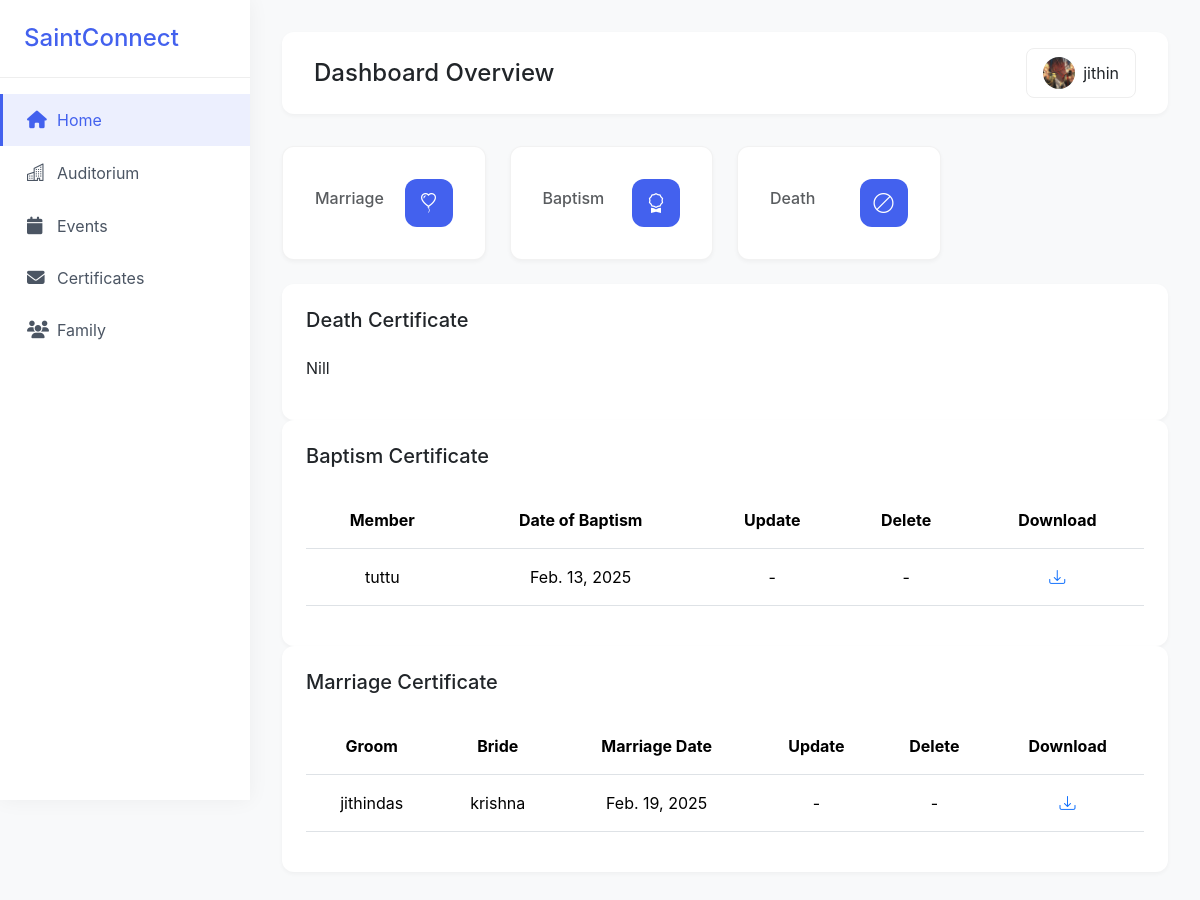
Screenshot of /certificate/ (signed in) with the database file from the repository.
### app/models.py (models this page shows, shortened)
class UserProfile_Model(models.Model):
    GENDER_CHOICES = [
        ('Male', 'Male'),
        ('Female', 'Female'),
        ('Others', 'Others'),
    ]
    ROLE_CHOICES = [
        ('Member', 'Member'),
        ('Staff', 'Staff'),
        ('Youth', 'Youth'),
        ('Committee Member', 'Committee Member'),
        ('Choir', 'Choir'),
    ]
    name=models.CharField(max_length=100,null=True)
    house_name=models.ForeignKey(House_Name,on_delete=models.CASCADE,null=True,blank=True)
    address=models.TextField(null=True)
    age=models.PositiveIntegerField(null=True)
    email=models.EmailField(null=True)
    gender=models.CharField(max_length=100,choices=GENDER_CHOICES,null=True)
    profile_picture=models.FileField(upload_to='images',null=True,blank=True)
    phone_number=models.PositiveIntegerField(null=True)
    role=models.CharField(max_length=100,choices=ROLE_CHOICES,null=True)
    date_of_birth=models.DateField(null=True,blank=True)
    user=models.OneToOneField(User,on_delete=models.CASCADE)
    created_date=models.DateField(auto_now_add=True)
    updated_date=models.DateField(auto_now=True)
    is_active=models.BooleanField(default=True)

class Baptism_Record(models.Model):
    member = models.ForeignKey(User, on_delete=models.CASCADE, null=True, blank=True, related_name="baptism_records")
    applied_by = models.ForeignKey(User, on_delete=models.CASCADE, related_name="applied_baptism_records", null=True, blank=True,)  # User who submitted the record
    date_of_baptism=models.DateField(null=True, blank=True)
    father_name=models.CharField(max_length=255)
    mother_name=models.CharField(max_length=255)
    created_at = models.DateTimeField(auto_now_add=True)
    updated_at = models.DateTimeField(auto_now=True)
    is_approved = models.BooleanField(default=False)

class Marriage_Record(models.Model):
    groom_name = models.CharField(max_length=100, blank=True)
    groom_family_name = models.CharField(max_length=100, blank=True)
    groom_address = models.CharField(max_length=255, blank=True)
    groom_phone_number = models.CharField(max_length=15, blank=True)
    groom_church_name = models.CharField(max_length=100, blank=True)
    groom_father_name = models.CharField(max_length=100, blank=True)
    groom_mother_name = models.CharField(max_length=100, blank=True)
    groom_date_of_birth = models.DateField(null=True, blank=True)
    bride_name = models.CharField(max_length=100, blank=True)
    bride_family_name = models.CharField(max_length=100, blank=True)
    bride_address = models.CharField(max_length=255, blank=True)
    bride_phone_number = models.CharField(max_length=15, blank=True)
    bride_church_name = models.CharField(max_length=100, blank=True)
    bride_father_name = models.CharField(max_length=100, blank=True)
    bride_mother_name = models.CharField(max_length=100, blank=True)
    bride_date_of_birth = models.DateField(null=True, blank=True)
    marriage_date = models.DateField(null=True, blank=True)
    held_at = models.ForeignKey(Auditorium, on_delete=models.CASCADE, null=True, blank=True)
    user = models.ForeignKey(User, on_delete=models.CASCADE, null=True, blank=True)
    created_at = models.DateTimeField(auto_now_add=True,null=True, blank=True)
    updated_at = models.DateTimeField(auto_now=True,null=True, blank=True)
    is_approved = models.BooleanField(default=False)

### app/views.py (the view)
# urls.py: path('certificate/', Certificate_View.as_view(),name='certificate'),
@method_decorator(Login_required,name='dispatch')
class Certificate_View(View):
    def get(self, request,*args,**kwargs):
        data=UserProfile_Model.objects.get(user_id=request.user)
        id=request.user.id
        death=Death_Record.objects.filter(applied_by_id=id)
        baptism=Baptism_Record.objects.filter(applied_by_id=id)
        marriage=Marriage_Record.objects.filter(user_id=id)
        return render(request,'certificates.html',{'data':data,'death':death,'baptism':baptism,'marriage':marriage})

### app/templates/certificates.html (shortened to what this page needs)
<!DOCTYPE html>
<html lang="en">
<head>
    <link href="https://cdnjs.cloudflare.com/ajax/libs/bootstrap/5.3.2/css/bootstrap.min.css" rel="stylesheet">
    <link href="https://cdnjs.cloudflare.com/ajax/libs/font-awesome/6.4.0/css/all.min.css" rel="stylesheet">
    <link rel="stylesheet" href="https://cdn.jsdelivr.net/npm/bootstrap-icons@1.11.3/font/bootstrap-icons.min.css">
    <link href="https://cdn.jsdelivr.net/npm/bootstrap@5.3.3/dist/css/bootstrap.min.css" rel="stylesheet"
>
    <link rel="stylesheet" href="https://cdn.jsdelivr.net/npm/bootstrap-icons@1.11.3/font/bootstrap-icons.min.css">
</head>
<body>
    <div class="sidebar">
        <div class="sidebar-logo">
            <h4 class="m-0" style="color: var(--primary-color)">SaintConnect</h4>
        </div>
        <div class="sidebar-menu">
            <a href="{% url 'user' %}" class="active"><i class="fas fa-home"></i> Home</a>
            <a href="{% url 'event_add' %}"><i class="bi bi-buildings"></i> Auditorium</a>
            <a href="{% url 'approved_events' %}"><i class="fas fa-calendar"></i> Events</a>
            <a href="{% url 'certificate' %}"><i class="fas fa-envelope"></i> Certificates</a>
            <a href="{% url 'family' %}"><i class="fas fa-users"></i> Family</a>
        </div>
    </div>
    <div class="main-content">
        <div class="top-bar d-flex justify-content-between align-items-center">
            <div class="d-flex align-items-center gap-3">
                <h4 class="m-0">Dashboard Overview</h4>
            </div>
            <div class="profile-dropdown dropdown">
                <button class="btn dropdown-toggle d-flex align-items-center gap-2" type="button"
                    data-bs-toggle="dropdown">
                    {% if data.profile_picture %}
                    <div style="background-image: url('{{ data.profile_picture.url }}')" alt="Profile"
                        class="profile-img"></div>
                    <span>{{request.user}}</span>
                    {% else %}
                    <div style="border: 1px solid black;" alt="Profile" class="profile-img"></div>
                    <span>{{request.user}}</span>
                    {% endif %}
                </button>
            </div>
        </div>
        <div class="row g-4 mb-4">
            <div class="col-md-3">
                <a class="start-card-a" href="{% url 'marriage_certificate_add' %}">
                <div class="stat-card">
                    <div class="d-flex justify-content-between align-items-center">
                        <div>
                            <h6 class="text-muted mb-2">Marriage</h6>
                        </div>
                        <div class="stat-icon">
                            <i class="bi bi-balloon-heart"></i>
                        </div>
                    </div>
                </div>
            </a>
            </div>
            <div class="col-md-3">
                <a class="start-card-a" href="{% url 'baptism_certificate_add' %}">
                    <div class="stat-card">
                        <div class="d-flex justify-content-between align-items-center">
                            <div>
                                <h6 class="text-muted mb-2">Baptism</h6>
                            </div>
                            <div class="stat-icon">
                                <i class="bi bi-award"></i>
                            </div>
                        </div>
                    </div>
                </a>
            </div>
            <div class="col-md-3">
                <a class="start-card-a" href="{% url 'death_certificate_add' %}">
                    <div class="stat-card">
                        <div class="d-flex justify-content-between align-items-center">
                            <div>
                                <h6 class="text-muted mb-2">Death</h6>
                            </div>
                            <div class="stat-icon">
                                <i class="bi bi-ban"></i>
                            </div>
                        </div>
                    </div>
                </a>
            </div>
        </div>
        <div class="table-container">
            <div class="d-flex justify-content-between align-items-center mb-4">
                <h5 class="m-0">Death Certificate</h5>
            </div>
            {% if death %}
            <div class="table-responsive">
                <!-- <table class="table">
                    <thead>
                        <tr>
                            <th>Member</th>
                            <th>Date of Death</th>
                            <th>Update</th>
                            <th>Delete</th>
                            <th>Download</th>
                        </tr>
                    </thead>
                    <tbody>
                        {% for i in death %}
                        <tr>
                            <td>{{i.member}}</td>
                            <td>{{i.date_of_death}}</td>
                            <td><a href="{% url 'death_update' i.id %}"><i class="bi bi-gear"></i></a></td>
                            <td><a href="{% url 'death_delete' i.id %}"><i class="bi bi-trash3"></i></a></td>
                            <td>
                                {% if i.is_approved %}
                                <a href="{% url 'death_certificate' i.id %}"><i class="bi bi-download"></i></a>
                                {% else %}
                                <p>Not Approved</p>
                                {% endif %}
                            </td>
                        </tr>
                        {% endfor %}
                    </tbody>
                </table> -->
                <table class="table">
                    <thead>
                        <tr>
                            <th>Member</th>
                            <th>Date of Death</th>
                            <th>Update</th>
                            <th>Delete</th>
                            <th>Download</th>
                        </tr>
                    </thead>
                    <tbody>
                        {% for i in death %}
                        <tr>
                            <td>{{i.member}}</td>
                            <td>{{i.date_of_death}}</td>
                            {% if i.is_approved %}
                                <td> - </td>
                                <td> - </td>
                                {% else %}
                                <td><a href="{% url 'death_update' i.id %}"><i class="bi bi-gear"></i></a></td>
                                <td><a href="{% url 'death_delete' i.id %}"><i class="bi bi-trash3"></i></a></td>
                            {% endif %}
                            <td>
                                {% if i.is_approved %}
                                <a href="{% url 'death_certificate' i.id %}"><i class="bi bi-download"></i></a>
                                {% else %}
                                <p>Not Approved</p>
                                {% endif %}
                            </td>
                        </tr>
                        {% endfor %}
                    </tbody>
                </table>
            </div>
            {% else %}
            <div>
                <p>Nill</p>
            </div>
            {% endif %}
        </div>
        <div class="table-container">
            <div class="d-flex justify-content-between align-items-center mb-4">
                <h5 class="m-0">Baptism Certificate</h5>
            </div>
            {% if baptism %}
            <div class="table-responsive">
                <table class="table">
                    <thead>
                        <tr>
                            <th>Member</th>
                            <th>Date of Baptism</th>
                            <th>Update</th>
                            <th>Delete</th>
                            <th>Download</th>
                        </tr>
                    </thead>
                    <tbody>
                        {% for bap in baptism %}
                        <tr>
                            <td>{{bap.member}}</td>
                            <td>{{bap.date_of_baptism}}</td>
                            {% if bap.is_approved %}
                                <td> - </td>
                                <td> - </td>
                                {% else %}
                                <td><a href="{% url 'baptism_update' bap.id %}"><i class="bi bi-gear"></i></a></td>
                                <td><a href="{% url 'baptism_delete' bap.id %}"><i class="bi bi-trash3"></i></a></td>
                            {% endif %}
                            <td>
                                {% if bap.is_approved %}
                                <a href="{% url 'baptism_certificate' bap.id %}"><i class="bi bi-download"></i></a>
                                {% else %}
                                <p>Not Approved</p>
                                {% endif %}
                            </td>
                        </tr>
                        {% endfor %}
                    </tbody>
                </table>
            </div>
            {% else %}
            <div>
                <p>Nill</p>
            </div>
            {% endif %}
        </div>
        <div class="table-container">
            <div class="d-flex justify-content-between align-items-center mb-4">
                <h5 class="m-0">Marriage Certificate</h5>
            </div>
            {% if marriage %}
            <div class="table-responsive">
                <table class="table">
                    <thead>
                        <tr>
                            <th>Groom</th>
                            <th>Bride</th>
                            <th>Marriage Date</th>
                            <th>Update</th>
                            <th>Delete</th>
                            <th>Download</th>
                        </tr>
                    </thead>
                    <tbody>
                        {% for mar in marriage %}
                        <tr>
                            <td>{{mar.groom_name}}</td>
                            <td>{{mar.bride_name}}</td>
                            <td>{{mar.marriage_date}}</td>
                            {% if mar.is_approved %}
                                <td> - </td>
                                <td> - </td>
                                {% else %}
                                <td><a href="{% url 'marriage_update' mar.id %}"><i class="bi bi-gear"></i></a></td>
                                <td><a href="{% url 'marriage_delete' mar.id %}"><i class="bi bi-trash3"></i></a></td>
                            {% endif %}
                            <td>
                                {% if mar.is_approved %}
                                <a href="{% url 'marriage_certificate' mar.id %}"><i class="bi bi-download"></i></a>
                                {% else %}
                                <p>Not Approved</p>
                                {% endif %}
                            </td>
                        </tr>
                        {% endfor %}
                    </tbody>
                </table>
            </div>
            {% else %}
            <div>
                <p>Nill</p>
            </div>
            {% endif %}
        </div>
    </div>
</body>
</html>

### rows the page displays
UserProfile_Model: profile_picture (picture)
Baptism_Record: member "tuttu", date_of_baptism "Feb. 13, 2025", is_approved True (drawn)
Marriage_Record: groom_name "jithindas", bride_name "krishna", marriage_date "Feb. 19, 2025", is_approved True (drawn)

### other values shown
{{ request.user }} "jithin"
